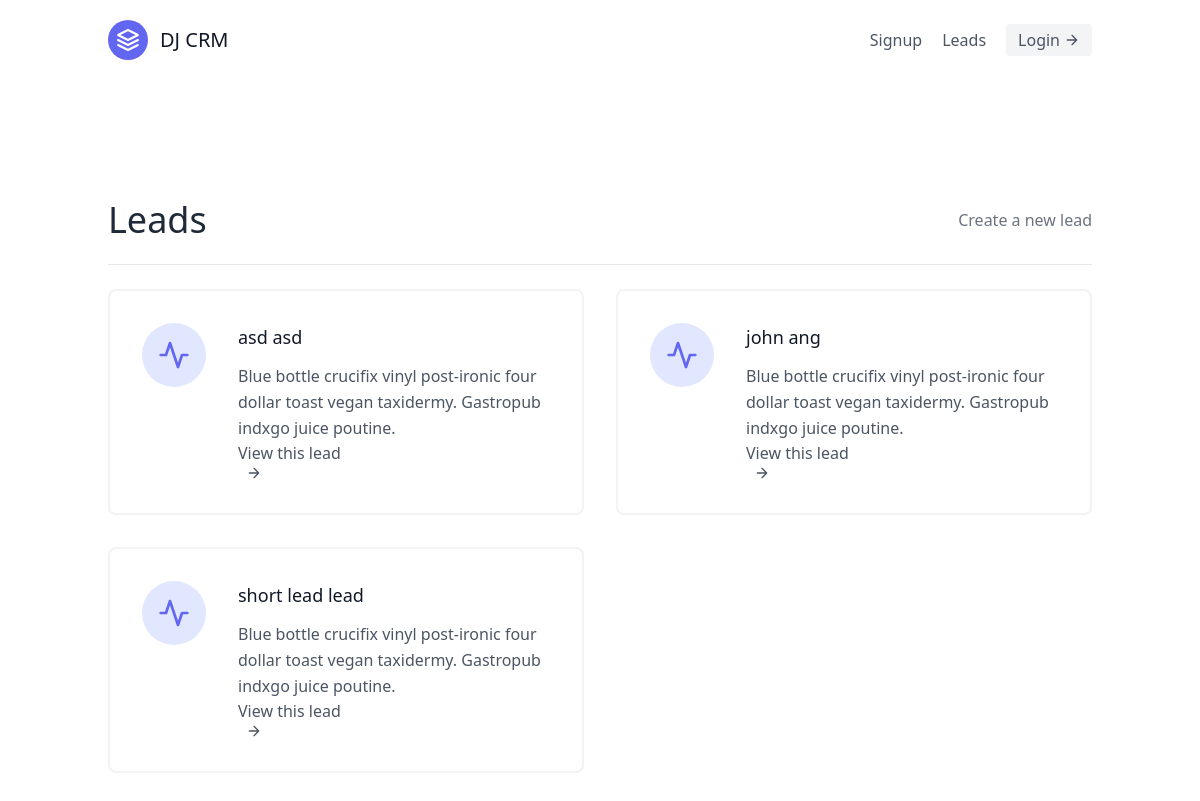
Page /leads/ on the earlier database version.
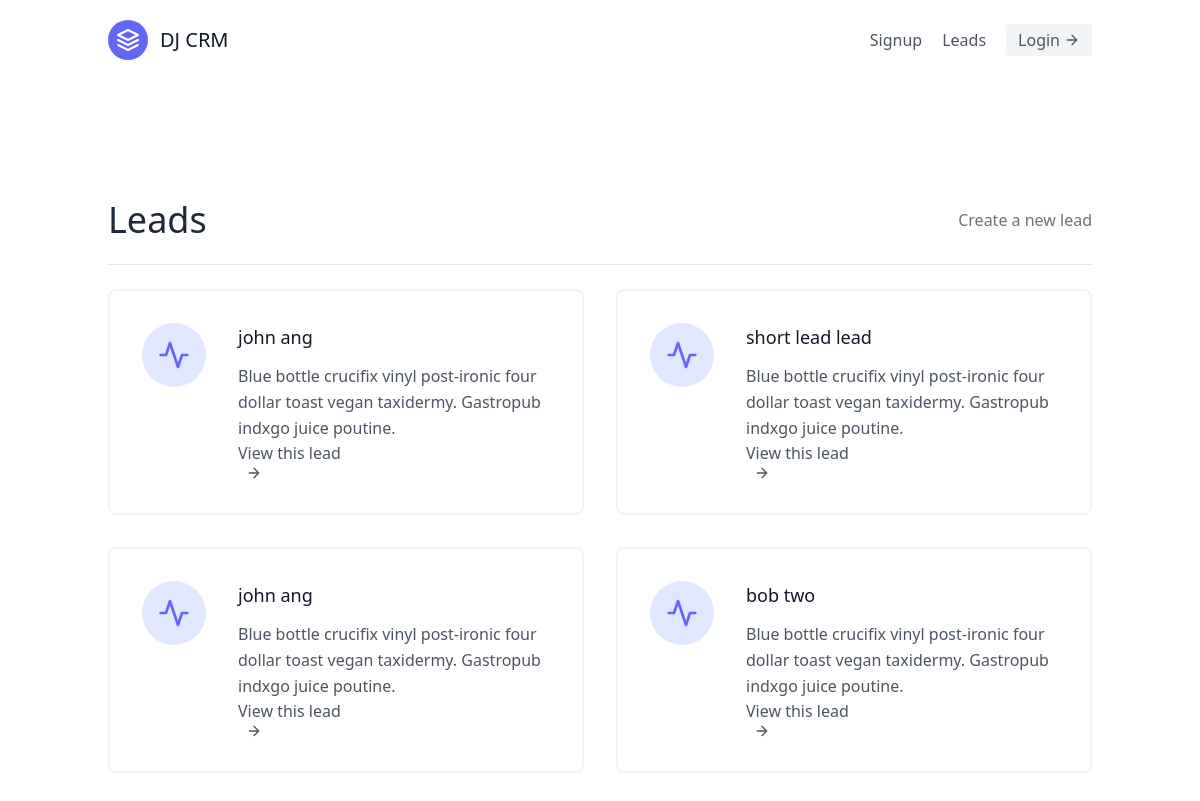
Same page on the later database version.
### leads/models.py (models this page shows, shortened)
class Lead(models.Model):
    first_name = models.CharField(max_length=20)
    last_name = models.CharField(max_length=20)
    age = models.IntegerField(default=0)
    agent = models.ForeignKey("Agent", on_delete=models.CASCADE)

### leads/views.py (the view)
# urls.py: path('', LeadListView.as_view(), name="lead-list"),
class LeadListView(ListView):
    template_name = "leads/lead_list.html"
    queryset = Lead.objects.all()
    context_object_name = "leads"

### leads/templates/leads/lead_list.html (shortened to what this page needs)
{% extends "base.html" %} {% block content%}
<section class="text-gray-600 body-font">
  <div class="container px-5 py-24 mx-auto flex flex-wrap">
    <div
      class="w-full mb-6 py-6 flex justify-between items-center border-b border-gray-200"
    >
      <div>
        <h1 class="text-4xl text-gray-800">Leads</h1>
      </div>
      <div>
        <a
          class="text-gray-500 hover:text-blue-500"
          href="{% url 'leads:lead-create' %}"
          >Create a new lead</a
        >
      </div>
    </div>
    <div class="flex flex-wrap -m-4">
      {% for lead in leads %}
      <div class="p-4 lg:w-1/2 md:w-full">
        <div
          class="flex border-2 rounded-lg border-gray-200 border-opacity-50 p-8 sm:flex-row flex-col"
        >
          <div
            class="w-16 h-16 sm:mr-8 sm:mb-0 mb-4 inline-flex items-center justify-center rounded-full bg-indigo-100 text-indigo-500 flex-shrink-0"
          >
            <svg
              fill="none"
              stroke="currentColor"
              stroke-linecap="round"
              stroke-linejoin="round"
              stroke-width="2"
              class="w-8 h-8"
              viewBox="0 0 24 24"
            >
              <path d="M22 12h-4l-3 9L9 3l-3 9H2"></path>
            </svg>
          </div>
          <div class="flex-grow">
            <h2 class="text-gray-900 text-lg title-font font-medium mb-3">
              {{lead.first_name}} {{lead.last_name}}
            </h2>
            <p class="leading-relaxed text-base">
              Blue bottle crucifix vinyl post-ironic four dollar toast vegan
              taxidermy. Gastropub indxgo juice poutine.
            </p>
            <a
              href="{% url 'leads:lead-detail' lead.pk %}"
              class="'eading-relaxed text-base"
              >View this lead
              <svg
                fill="none"
                stroke="currentColor"
                stroke-linecap="round"
                stroke-linejoin="round"
                stroke-width="2"
                class="w-4 h-4 ml-2"
                viewBox="0 0 24 24"
              >
                <path d="M5 12h14M12 5l7 7-7 7"></path>
              </svg>
            </a>
          </div>
        </div>
      </div>
      {% endfor %}
    </div>
  </div>
</section>
{% endblock content %}

### templates/base.html (shortened to what this page needs)
{% load static %}
<!DOCTYPE html>
<html lang="en">
  <head>
    <link rel="stylesheet" href="{% static 'css/styles.css' %}">
    <script src="https://cdn.tailwindcss.com"></script>
  </head>
  <body>
    <div class="max-w-7xl mx-auto ">
      {% include 'navbar.html' %}
      {% block content%}
      {% endblock content %}
    </div>
  </body>
</html>

### templates/navbar.html
<header class="text-gray-600 body-font">
  <div
    class="container mx-auto flex flex-wrap p-5 flex-col md:flex-row items-center"
  >
    <a
      class="flex title-font font-medium items-center text-gray-900 mb-4 md:mb-0"
    >
      <svg
        xmlns="http://www.w3.org/2000/svg"
        fill="none"
        stroke="currentColor"
        stroke-linecap="round"
        stroke-linejoin="round"
        stroke-width="2"
        class="w-10 h-10 text-white p-2 bg-indigo-500 rounded-full"
        viewBox="0 0 24 24"
      >
        <path
          d="M12 2L2 7l10 5 10-5-10-5zM2 17l10 5 10-5M2 12l10 5 10-5"
        ></path>
      </svg>
      <span class="ml-3 text-xl">DJ CRM</span>
    </a>
    <nav
      class="md:ml-auto flex flex-wrap items-center text-base justify-center"
    >
      <a class="mr-5 hover:text-gray-900">Signup</a>
      <a href="{% url 'leads:lead-list' %}" class="mr-5 hover:text-gray-900"
        >Leads</a
      >
    </nav>
    <a
      class="inline-flex items-center bg-gray-100 border-0 py-1 px-3 focus:outline-none hover:bg-gray-200 rounded text-base mt-4 md:mt-0"
    >
      Login
      <svg
        fill="none"
        stroke="currentColor"
        stroke-linecap="round"
        stroke-linejoin="round"
        stroke-width="2"
        class="w-4 h-4 ml-1"
        viewBox="0 0 24 24"
      >
        <path d="M5 12h14M12 5l7 7-7 7"></path>
      </svg>
    </a>
  </div>
</header>

### templates/scripts.html (shortened to what this page needs)
{% load static %}

Differences in the rows shown:
removed Lead: first_name "asd", last_name "asd"
added Lead: first_name "john", last_name "ang"
added Lead: first_name "bob", last_name "two"
